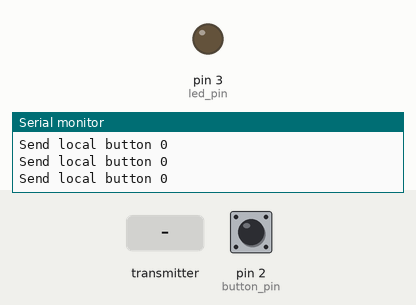
A sketch run on a simulated Arduino Uno, built with avr-gcc and run on an emulated ATmega328P. On the bench: output pins drawn as LEDs (lit = HIGH), the last lines printed to the serial monitor. Inputs (shaded band) come from the test bench; at power-on: pin 2 (button_pin) LOW. No radio packets arrive unless stated.

Above: at 1.2 s.
1.3 s: the transmitter starts sending button_state_remote = 1
At 2.2 s:
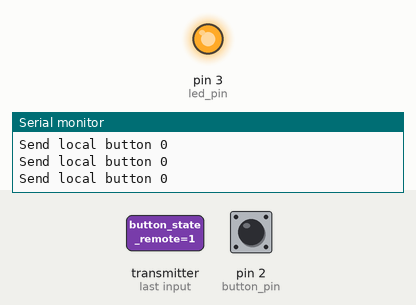
2.8 s: the transmitter starts sending button_state_remote = 0
At 3.3 s:
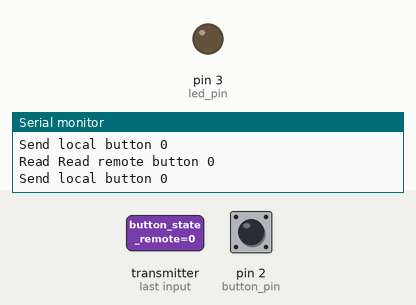
Timing chart, 0 to 5.8 s (numbered marks = the images above; inputs shaded):
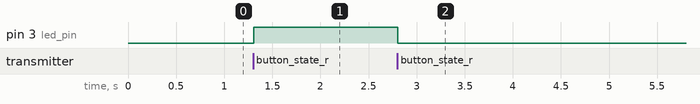

The sketch:

ArduinoRF24ButtonLED.ino
```cpp
#include <SPI.h>
#define MYPRINTF
#include <nRF24L01.h>
#include <RF24.h>

RF24 radio(9, 10); // CE, CSN
const byte addresses [][6] = {"00001", "00002"};  //Setting the two addresses. One for transmitting and one for receiving
int button_pin = 2;
int led_pin = 3;

boolean button_state_local = 0;
boolean button_state_remote = 0;

#define NODE1

void setup() {
  Serial.begin(115200);
  Serial.println("Starting ");

  pinMode(button_pin, INPUT);
  pinMode(led_pin, OUTPUT);
  radio.begin();                           //Starting the radio communication
#ifdef NODE1
  radio.openWritingPipe(addresses[1]);     //Setting the address at which we will send the data
  radio.openReadingPipe(1, addresses[0]);  //Setting the address at which we will receive the data
#endif
#ifdef NODE2
  radio.openWritingPipe(addresses[0]);     //Setting the address at which we will send the data
  radio.openReadingPipe(1, addresses[1]);  //Setting the address at which we will receive the data
#endif
  radio.setPALevel(RF24_PA_MAX); //You can set it as minimum or maximum depending on the distance between the transmitter and receiver.
  radio.printDetails();
}


void loop() {
  delay(5);
  radio.stopListening();                             //This sets the module as transmitter
  button_state_local = digitalRead(button_pin);
 // button_state_local = ! button_state_local;  // auto toggle value to check radio range
  radio.write(&button_state_local, sizeof(button_state_local));  //Sending the data
  Serial.print("Send local button ");
  Serial.println(button_state_local);
  delay(5);

  radio.startListening();                            //This sets the module as receiver
  if(radio.available()) {                         //Looking for incoming data
    Serial.print("Read ");
    radio.read(&button_state_remote, sizeof(button_state_remote)); //Reading the data
    if (button_state_remote == HIGH) {
      digitalWrite(led_pin, HIGH);
    } else {
      digitalWrite(led_pin, LOW);
    }
    Serial.print("Read remote button ");
    Serial.println(button_state_remote);
  }

  }
```

Measured:
- after the input at 1.3 s, pin 3 (led_pin): LOW → HIGH at once
- after the input at 2.8 s, pin 3 (led_pin): HIGH → LOW at once
